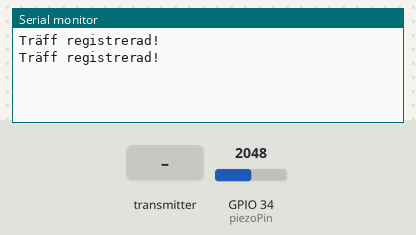
A sketch run on a simulated ESP32. Parts: the last lines printed to the serial monitor. The test bench sets the inputs (shaded band); at power-on: GPIO 34 (piezoPin) = 2048.

Above: at 1.2 s.
1.3 s: the transmitter starts sending alternativ.0 = 0
At 1.66 s:
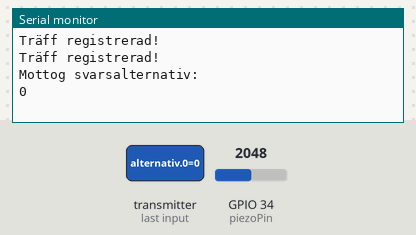
2.8 s: the transmitter starts sending alternativ.1 = 1024
At 3.66 s:
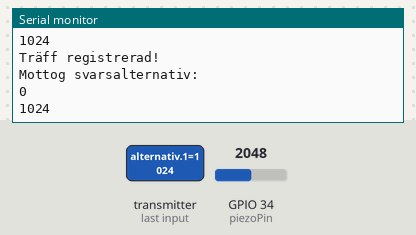
4.3 s: the transmitter starts sending alternativ.2 = 2048
At 4.66 s:
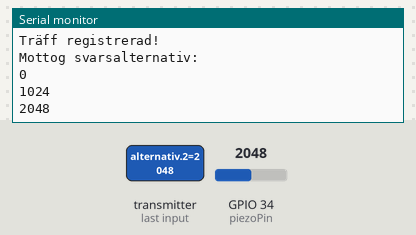
5.8 s: the transmitter starts sending alternativ.3 = 4095
At 6.66 s:
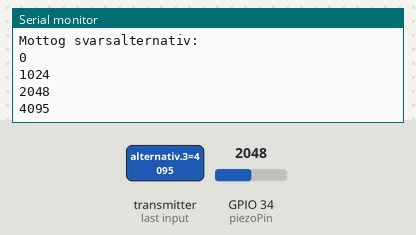
Timing chart, 0 to 8.3 s (numbered marks = the images above; inputs shaded):
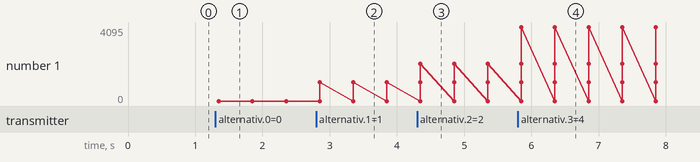

The sketch:

svarskula.ino
```cpp
// svarskula.ino
// Kod för svarskula – tar emot svarsalternativ, lyssnar på piezo, skickar tillbaka valt svar

#include <esp_now.h>
#include <WiFi.h>

// Struktur för inkommande data från huvudkulan
typedef struct struct_message {
  char alternativ[4][32];
} struct_message;

struct_message incomingMessage;

uint8_t huvudkulaMAC[] = {0x24, 0x6F, 0x28, 0xAA, 0xBB, 0x00}; // MAC till huvudkulan

int piezoPin = 34; // GPIO där piezo sitter
int sensorTröskel = 200;

void onReceive(const uint8_t *mac, const uint8_t *incomingData, int len) {
  memcpy(&incomingMessage, incomingData, sizeof(incomingMessage));
  Serial.println("Mottog svarsalternativ:");
  for (int i = 0; i < 4; i++) {
    Serial.println(incomingMessage.alternativ[i]);
  }
}

void setup() {
  Serial.begin(115200);
  WiFi.mode(WIFI_STA);
  if (esp_now_init() != ESP_OK) {
    Serial.println("ESP-NOW init misslyckades");
    return;
  }

  esp_now_register_recv_cb(onReceive);

  esp_now_peer_info_t peerInfo = {};
  memcpy(peerInfo.peer_addr, huvudkulaMAC, 6);
  peerInfo.channel = 0;
  peerInfo.encrypt = false;
  esp_now_add_peer(&peerInfo);
}

void loop() {
  int sensorValue = analogRead(piezoPin);
  if (sensorValue > sensorTröskel) {
    Serial.println("Träff registrerad!");
    const char* svar = incomingMessage.alternativ[0]; // Vi antar att denna kula är kopplad till alternativ A
    esp_now_send(huvudkulaMAC, (uint8_t*)svar, strlen(svar) + 1);
    delay(1000);
  }
}
```

Measured:
- after the input at 1.3 s, the serial monitor: prints a new line after 0.05 s (image 1)
- after the input at 2.8 s, the serial monitor: prints a new line after 0.05 s (image 2)
- after the input at 4.3 s, the serial monitor: prints a new line after 0.05 s (image 3)
- after the input at 5.8 s, the serial monitor: prints a new line after 0.05 s (image 4)
- plotted number 1: 0 → 1024 after the input at 2.8 s, 1024 → 2048 after the input at 4.3 s, 2048 → 4095 after the input at 5.8 s
